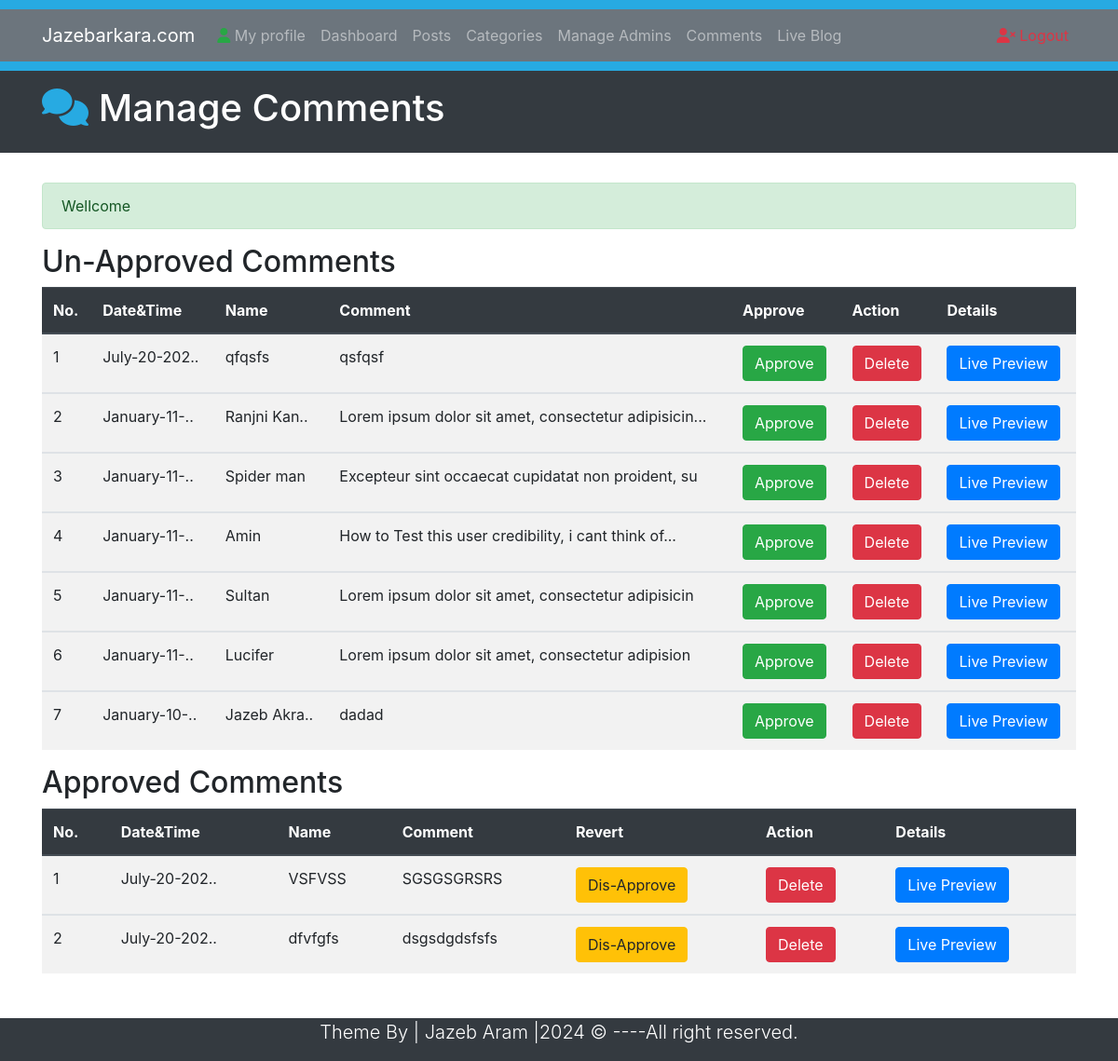
The app's page /Comments.php (signed in) with its own data.
### tables this page shows
CREATE TABLE `comments` (
  `id` int(10) NOT NULL,
  `datetime` varchar(50) NOT NULL,
  `name` varchar(50) NOT NULL,
  `email` varchar(60) NOT NULL,
  `comment` varchar(500) NOT NULL,
  `approvedby` varchar(50) NOT NULL,
  `status` varchar(3) NOT NULL,
  `post_id` int(11) NOT NULL
);

### Comments.php (the view, shortened to what this page needs)
<?php require_once("Includes/Sessions.php"); ?>
<!DOCTYPE html>
<html lang="en">
<head>
    <link rel="stylesheet" href="https://cdn.jsdelivr.net/npm/bootstrap@4.2.1/dist/css/bootstrap.min.css">
    <link rel="stylesheet" href="Css/style.css">
</head>
<body>
    <div style="height: 10px; background: #27aae2;"></div>
    <nav class="navbar navbar-expand-lg navbar-dark bg-secondary">
        <div class="container">
            <a href="#" class="navbar-brand">Jazebarkara.com</a>
            <div class="collapse navbar-collapse" id="navbarcollapseCMS">
                <ul class="navbar-nav mr-auto">
                    <li class="nav-item">
                        <a href="My profile.php" class="nav-link"><i class="fa-solid fa-user text-success"></i> My profile</a>
                    </li>
                    <li class="nav-item">
                        <a href="Dashboard.php" class="nav-link">Dashboard</a>
                    </li>
                    <li class="nav-item">
                        <a href="Posts.php" class="nav-link">Posts</a>
                    </li>
                    <li class="nav-item">
                        <a href="Categories.php" class="nav-link">Categories</a>
                    </li>
                    <li class="nav-item">
                        <a href="Admins.php" class="nav-link">Manage Admins</a>
                    </li>
                    <li class="nav-item">
                        <a href="Comments.php" class="nav-link">Comments</a>
                    </li>
                    <li class="nav-item">
                        <a href="Blog.php?page=1" class="nav-link">Live Blog</a>
                    </li>
                </ul>
                <ul class="navbar-nav ml-auto">
                    <li class="nav-item">
                        <a href="logout.php" class="nav-link text-danger"><i class="fas fa-user-times"></i> Logout</a>
                    </li>
                </ul>
            </div>
        </div>
    </nav>
    <div style="height: 10px; background: #27aae2;"></div>
    <header class="bg-dark text-white py-3">
        <div class="container">
            <div class="row">
                <div class="col-md-12">
                    <h1><i class="fas fa-comments" style="color:#27aae2;"></i> Manage Comments</h1>
                </div>
            </div>
        </div>
    </header>
    <br>
    <section class="container py-2 mb-4">
        <div class="row" style="min-height:30px;">
            <div class="col-lg-12" style="min-height:400px;">
                <?php
                echo SuccessMessage();
                ?>
                <h2>Un-Approved Comments</h2>
                <table class="table table-striped table-hover">
                    <thead class="thead-dark">
                        <tr>
                            <th>No.</th>
                            <th>Date&Time</th>
                            <th>Name</th>
                            <th>Comment</th>
                            <th>Approve</th>
                            <th>Action</th>
                            <th>Details</th>
                        </tr>
                    </thead>
                    <?php
                    global $ConnectingDB;
                    $sql = "SELECT * FROM comments WHERE status='OFF' ORDER BY id DESC";
                    $Execute = $ConnectingDB->query($sql);
                    $SrNo = 0;
                    while ($DataRows = $Execute->fetch()) {
                        $CommentId = $DataRows["id"];
                        $DateTimeOfComment = $DataRows["datetime"];
                        $CommenterName = $DataRows["name"];
                        $CommentContent = $DataRows["comment"];
                        $CommentPostId = $DataRows["post_id"];
                        $SrNo++;
                        if (strlen($CommenterName) > 10) {
                            $CommenterName = substr($CommenterName, 0, 10) . '..';
                        }
                        if (strlen($DateTimeOfComment) > 11) {
                            $DateTimeOfComment = substr($DateTimeOfComment, 0, 11) . '..';
                        }
                    ?>
                    <tbody>
                        <tr>
                            <td><?php echo $SrNo; ?></td>
                            <td><?php echo $DateTimeOfComment; ?></td>
                            <td><?php echo $CommenterName; ?></td>
                            <td><?php echo $CommentContent; ?></td>
                            <td><a href="ApproveComments.php?id=<?php echo $CommentId; ?>" class="btn btn-success">Approve</a></td>
                            <td><a href="DeleteComments.php?id=<?php echo $CommentId; ?>" class="btn btn-danger">Delete</a></td>
                            <td style="min-width:140px"><a class="btn btn-primary" href="FullPost.php?id=<?php echo $CommentPostId; ?>" target="_blank">Live Preview</a></td>
                        </tr>
                    </tbody>
                    <?php } ?>
                </table>
                <h2>Approved Comments</h2>
                <table class="table table-striped table-hover">
                    <thead class="thead-dark">
                        <tr>
                            <th>No.</th>
                            <th>Date&Time</th>
                            <th>Name</th>
                            <th>Comment</th>
                            <th>Revert</th>
                            <th>Action</th>
                            <th>Details</th>
                        </tr>
                    </thead>
                    <?php
                    $sql = "SELECT * FROM comments WHERE status='ON' ORDER BY id DESC";
                    $Execute = $ConnectingDB->query($sql);
                    $SrNo = 0;
                    while ($DataRows = $Execute->fetch()) {
                        $CommentId = $DataRows["id"];
                        $DateTimeOfComment = $DataRows["datetime"];
                        $CommenterName = $DataRows["name"];
                        $CommentContent = $DataRows["comment"];
                        $CommentPostId = $DataRows["post_id"];
                        $SrNo++;
                        if (strlen($DateTimeOfComment) > 11) {
                            $DateTimeOfComment = substr($DateTimeOfComment, 0, 11) . '..';
                        }
                    ?>
                    <tbody>
                        <tr>
                            <td><?php echo $SrNo; ?></td>
                            <td><?php echo $DateTimeOfComment; ?></td>
                            <td><?php echo $CommenterName; ?></td>
                            <td><?php echo $CommentContent; ?></td>
                            <td style="min-width:140px"><a href="DisApproveComments.php?id=<?php echo $CommentId; ?>" class="btn btn-warning">Dis-Approve</a></td>
                            <td><a href="DeleteComments.php?id=<?php echo $CommentId; ?>" class="btn btn-danger">Delete</a></td>
                            <td style="min-width:140px"><a class="btn btn-primary" href="FullPost.php?id=<?php echo $CommentPostId; ?>" target="_blank">Live Preview</a></td>
                        </tr>
                    </tbody>
                    <?php } ?>
                </table>
            </div>
        </div>
    </section>
    <footer class="bg-dark text-white">
        <div class="container">
            <div class="row">
                <div class="col">
                    <p class="lead text-center">Theme By | Jazeb Aram |<span id="year"></span> &copy; ----All right reserved.</p>
                </div>
            </div>
        </div>
    </footer>
</body>
</html>

### records on screen
comments: datetime "July-20-202..", name "qfqsfs", comment "qsfqsf"
comments: datetime "January-11-..", name "Ranjni Kan..", comment "Lorem ipsum dolor sit amet, consectetur adipisicin..."
comments: datetime "January-11-..", name "Spider man", comment "Excepteur sint occaecat cupidatat non proident, su"
comments: datetime "January-11-..", name "Amin", comment "How to Test this user credibility, i cant think of..."
comments: datetime "January-11-..", name "Sultan", comment "Lorem ipsum dolor sit amet, consectetur adipisicin"
comments: datetime "January-11-..", name "Lucifer", comment "Lorem ipsum dolor sit amet, consectetur adipision"
comments: datetime "January-10-..", name "Jazeb Akra..", comment "dadad"
comments: datetime "July-20-202..", name "VSFVSS", comment "SGSGSGRSRS"
comments: datetime "July-20-202..", name "dfvfgfs", comment "dsgsdgdsfsfs"

### other values on screen
SuccessMessage() "Wellcome"
